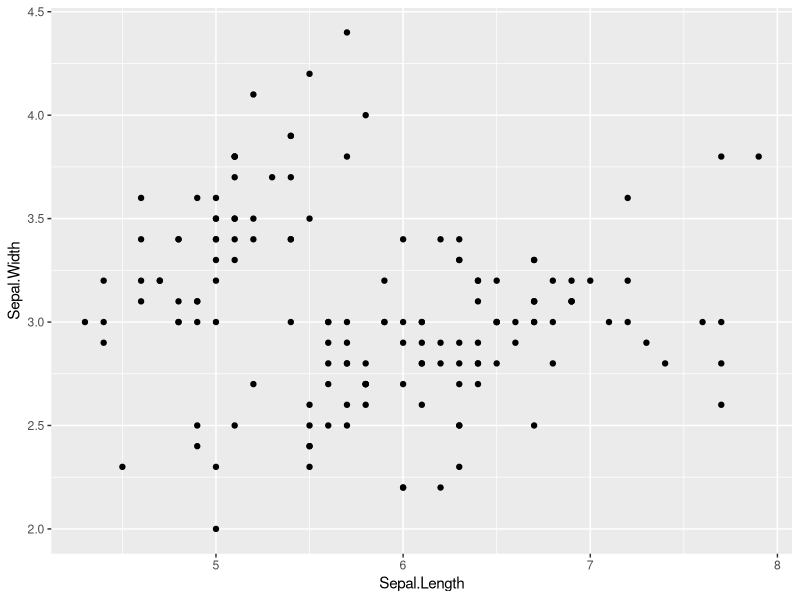
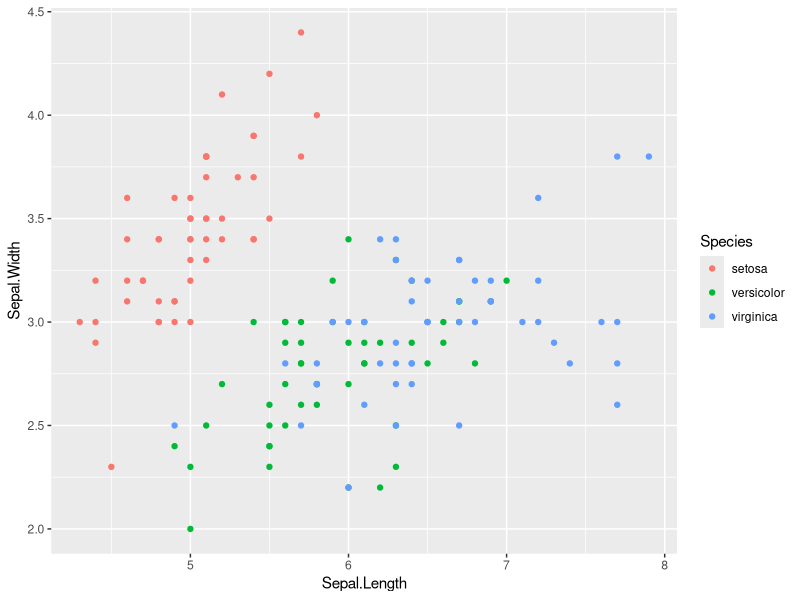
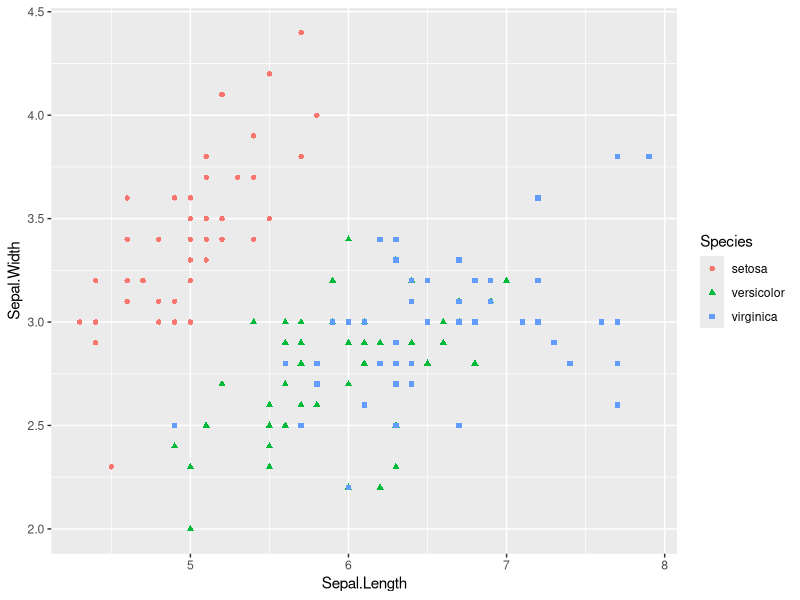
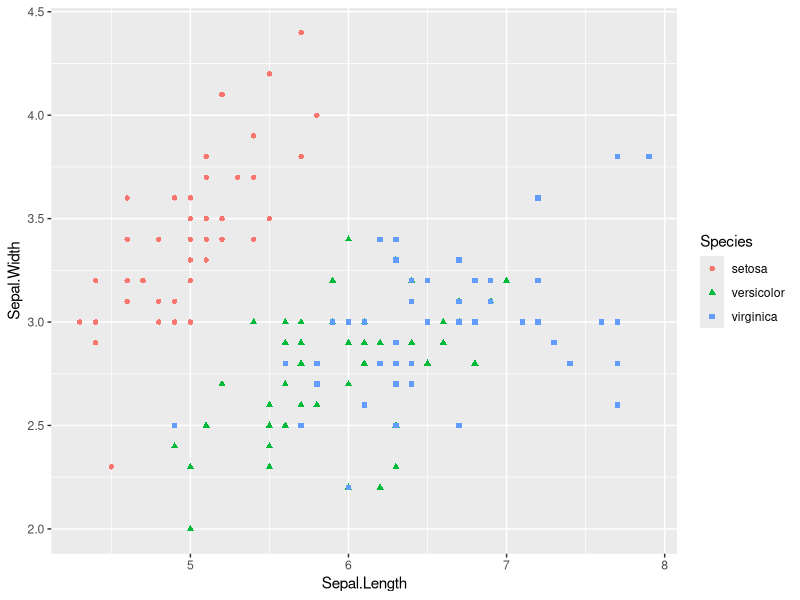
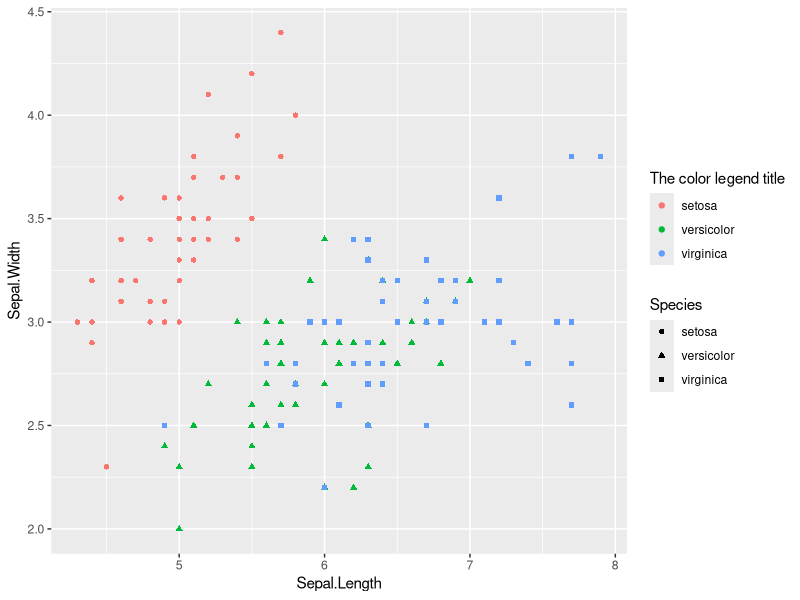
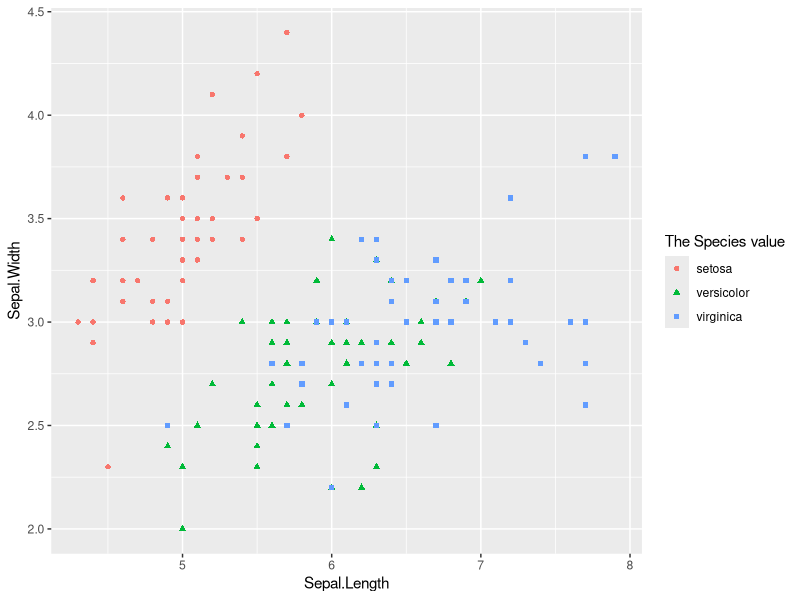
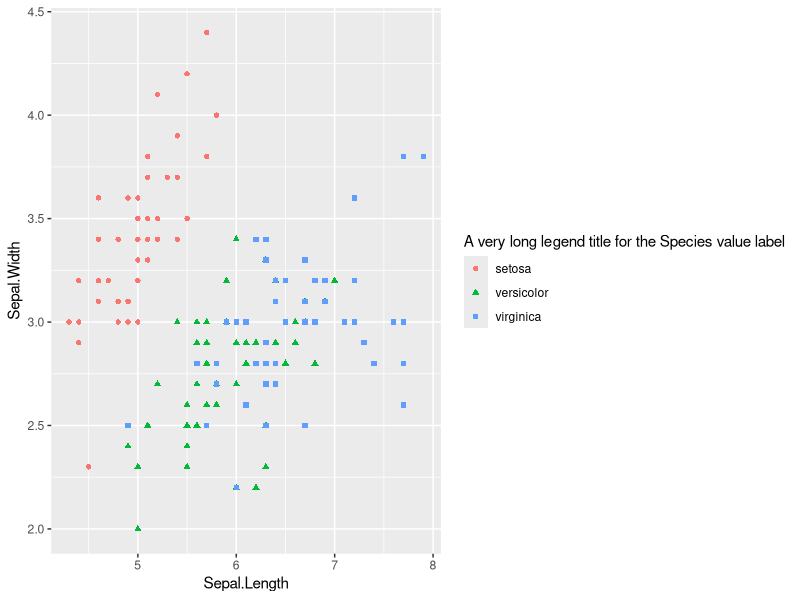
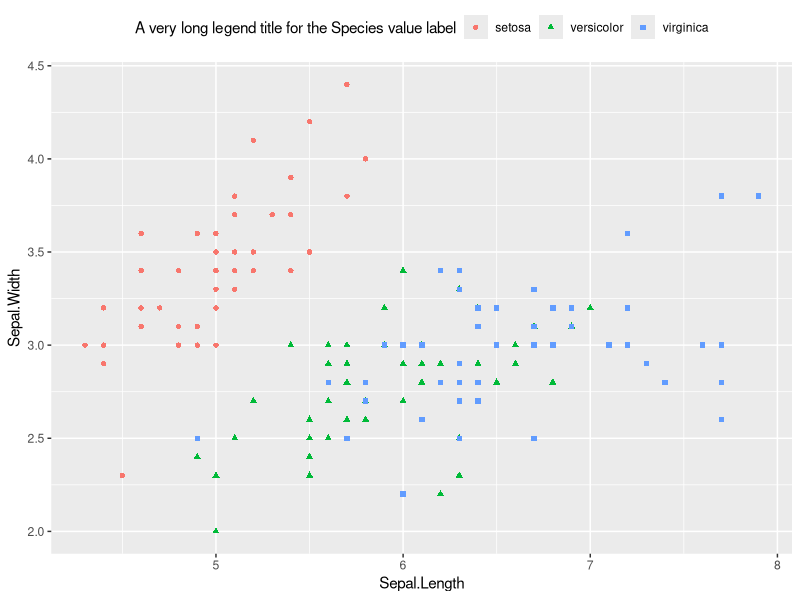

The R source for these figures, in order:
## ---- chunk 1
knitr::opts_chunk$set(echo = TRUE)
## ---- chunk 2
library(tidyverse)
## ---- chunk 3
iris %>% glimpse()
## ---- chunk 4
iris %>% 
  ggplot(mapping = aes(x = Sepal.Length, y = Sepal.Width)) +
  geom_point()
## ---- chunk 5
iris %>% 
  select(Sepal.Length, Sepal.Width) %>% 
  cor()
## ---- chunk 6
iris %>% 
  select( starts_with("Sepal.") )
## ---- chunk 7
iris %>% 
  select(starts_with("Sepal.")) %>% 
  cor()
## ---- chunk 8
iris %>% count(Species)
## ---- chunk 9
iris %>% 
  ggplot(mapping = aes(x = Sepal.Length, y = Sepal.Width)) +
  geom_point(mapping = aes(color = Species))
## ---- chunk 10
iris %>% 
  select(starts_with("Sepal."), Species) %>% 
  group_by(Species)
## ---- chunk 11
iris %>% 
  select(starts_with("Sepal."), Species) %>% 
  group_by(Species) %>% 
  group_map( ~cor(.x) )
## ---- chunk 12
iris %>% 
  select(starts_with("Sepal."), Species) %>% 
  group_by(Species) %>% 
  group_modify( ~as.data.frame( cor(.x) ) )
## ---- chunk 13
iris %>% 
  select(starts_with("Sepal."), Species) %>% 
  group_by(Species) %>% 
  tidyr::nest()
## ---- chunk 14
setosa_data <- iris %>% 
  select(starts_with("Sepal."), Species) %>% 
  group_by(Species) %>% 
  tidyr::nest() %>% 
  filter(Species == 'setosa')
## ---- chunk 15
setosa_data %>% class()
## ---- chunk 16
setosa_data$data %>% class()
## ---- chunk 17
setosa_data$data %>% length()
## ---- chunk 18
setosa_data$data[[1]] %>% class()
## ---- chunk 19
setosa_data$data[[1]] %>% glimpse()
## ---- chunk 20
setosa_data$data[[1]] %>% cor()
## ---- chunk 21
iris %>% 
  select(starts_with("Sepal."), Species) %>% 
  group_by(Species) %>% 
  tidyr::nest() %>% 
  mutate(cor_mat = purrr::map(data, cor))
## ---- chunk 22
iris %>% 
  select(starts_with("Sepal."), Species) %>% 
  group_by(Species) %>% 
  tidyr::nest() %>% 
  mutate(cor_mat = purrr::map(data, cor)) %>% 
  mutate(cor_df = purrr::map(cor_mat, as.data.frame))
## ---- chunk 23
iris %>% 
  select(starts_with("Sepal."), Species) %>% 
  group_by(Species) %>% 
  tidyr::nest() %>% 
  mutate(cor_mat = purrr::map(data, cor)) %>% 
  mutate(cor_df = purrr::map(cor_mat, as.data.frame)) %>% 
  select(Species, cor_df) %>% 
  tidyr::unnest(cor_df)
## ---- chunk 24
iris %>% 
  ggplot(mapping = aes(x = Sepal.Length, y = Sepal.Width)) +
  geom_point(mapping = aes(color = Species,
                           shape = Species))
## ---- chunk 25
iris %>% 
  ggplot(mapping = aes(x = Sepal.Length, y = Sepal.Width)) +
  geom_point(mapping = aes(color = Species,
                           shape = Species)) +
  scale_color_discrete()
## ---- chunk 26
iris %>% 
  ggplot(mapping = aes(x = Sepal.Length, y = Sepal.Width)) +
  geom_point(mapping = aes(color = Species,
                           shape = Species)) +
  scale_color_discrete("The color legend title")
## ---- chunk 27
iris %>% 
  ggplot(mapping = aes(x = Sepal.Length, y = Sepal.Width)) +
  geom_point(mapping = aes(color = Species,
                           shape = Species)) +
  scale_color_discrete("The Species value") +
  scale_shape_discrete("The Species value")
## ---- chunk 28
iris %>% 
  ggplot(mapping = aes(x = Sepal.Length, y = Sepal.Width)) +
  geom_point(mapping = aes(color = Species,
                           shape = Species)) +
  scale_color_discrete("A very long legend title for the Species value label") +
  scale_shape_discrete("A very long legend title for the Species value label")
## ---- chunk 29
iris %>% 
  ggplot(mapping = aes(x = Sepal.Length, y = Sepal.Width)) +
  geom_point(mapping = aes(color = Species,
                           shape = Species)) +
  scale_color_discrete("A very long legend title for the Species value label") +
  scale_shape_discrete("A very long legend title for the Species value label") +
  theme(legend.position = "top")
## ---- chunk 30
iris %>% 
  ggplot(mapping = aes(x = Sepal.Length, y = Sepal.Width)) +
  geom_point(mapping = aes(color = Species,
                           shape = Species)) +
  scale_color_discrete("A very long legend title for the Species value label") +
  scale_shape_discrete("A very long legend title for the Species value label") +
  theme(legend.position = "bottom")
## ---- chunk 31
iris %>% 
  ggplot(mapping = aes(x = Sepal.Length, y = Sepal.Width)) +
  geom_point(mapping = aes(color = Species,
                           shape = Species)) +
  scale_color_discrete("A very long legend title for the Species value label") +
  scale_shape_discrete("A very long legend title for the Species value label") +
  theme_classic() +
  theme(legend.position = "top")
## ---- chunk 32
iris %>% 
  ggplot(mapping = aes(x = Sepal.Length, y = Sepal.Width)) +
  geom_point(mapping = aes(color = Species,
                           shape = Species)) +
  scale_color_discrete("A very long legend title for the Species value label") +
  scale_shape_discrete("A very long legend title for the Species value label") +
  theme_grey() +
  theme(legend.position = "top")
## ---- chunk 33
iris %>% 
  ggplot(mapping = aes(x = Sepal.Length, y = Sepal.Width)) +
  geom_point(mapping = aes(color = Species,
                           shape = Species)) +
  scale_color_discrete("A very long legend title for the Species value label") +
  scale_shape_discrete("A very long legend title for the Species value label") +
  theme_dark() +
  theme(legend.position = "top")
## ---- chunk 34
iris %>% 
  ggplot(mapping = aes(x = Sepal.Length, y = Sepal.Width)) +
  geom_point(mapping = aes(color = Species,
                           shape = Species)) +
  scale_color_discrete("A very long legend title for the Species value label") +
  scale_shape_discrete("A very long legend title for the Species value label") +
  theme_bw() +
  theme(legend.position = "top")
## ---- chunk 35
iris %>% 
  ggplot(mapping = aes(x = Sepal.Length, y = Sepal.Width)) +
  geom_point(mapping = aes(color = Species,
                           shape = Species)) +
  scale_color_discrete(l = 95) +
  scale_shape_discrete() +
  theme_bw() +
  theme(legend.position = "top")
## ---- chunk 36
iris %>% 
  ggplot(mapping = aes(x = Sepal.Length, y = Sepal.Width)) +
  geom_point(mapping = aes(color = Species,
                           shape = Species)) +
  scale_color_discrete(l = 95,c = 45) +
  scale_shape_discrete() +
  theme_bw() +
  theme(legend.position = "top")
## ---- chunk 37
iris %>% 
  ggplot(mapping = aes(x = Sepal.Length, y = Sepal.Width)) +
  geom_point(mapping = aes(color = Species,
                           shape = Species)) +
  scale_color_discrete(l = 95,c = 45) +
  scale_shape_discrete() +
  theme_dark() +
  theme(legend.position = "top")
## ---- chunk 38
iris %>% 
  ggplot(mapping = aes(x = Sepal.Length, y = Sepal.Width)) +
  geom_point(mapping = aes(color = Species,
                           shape = Species)) +
  scale_color_discrete(l = 45) +
  scale_shape_discrete() +
  theme_bw() +
  theme(legend.position = "top")
## ---- chunk 39
iris %>% 
  ggplot(mapping = aes(x = Sepal.Length, y = Sepal.Width)) +
  geom_point(mapping = aes(color = Species,
                           shape = Species)) +
  scale_color_brewer(palette = "Set1") +
  scale_shape_discrete() +
  theme_bw() +
  theme(legend.position = "top")
## ---- chunk 40
iris %>% 
  ggplot(mapping = aes(x = Sepal.Length, y = Sepal.Width)) +
  geom_point(mapping = aes(color = Species,
                           shape = Species)) +
  scale_color_brewer(palette = "Dark2") +
  scale_shape_discrete() +
  theme_bw() +
  theme(legend.position = "top")
## ---- chunk 41
iris %>% 
  ggplot(mapping = aes(x = Sepal.Length, y = Sepal.Width)) +
  geom_point(mapping = aes(color = Species,
                           shape = Species)) +
  ggthemes::scale_color_colorblind() +
  scale_shape_discrete() +
  theme_bw() +
  theme(legend.position = "top")
## ---- chunk 42
iris %>% 
  ggplot(mapping = aes(x = Sepal.Length, y = Sepal.Width)) +
  geom_point(mapping = aes(color = Species,
                           shape = Species)) +
  ggthemes::scale_color_colorblind() +
  scale_shape_discrete(solid = FALSE) +
  theme_bw() +
  theme(legend.position = "top")
## ---- chunk 43
iris %>% 
  ggplot(mapping = aes(x = Sepal.Length, y = Sepal.Width)) +
  geom_point(mapping = aes(color = Species,
                           shape = Species),
             size = 4) +
  ggthemes::scale_color_colorblind() +
  scale_shape_discrete(solid = FALSE) +
  theme_bw() +
  theme(legend.position = "top")
## ---- chunk 44
iris %>% 
  ggplot(mapping = aes(x = Sepal.Length, y = Sepal.Width)) +
  geom_point(mapping = aes(color = Species,
                           shape = Species),
             size = 4) +
  ggthemes::scale_color_colorblind() +
  scale_shape_discrete(solid = TRUE) +
  theme_bw() +
  theme(legend.position = "top")
## ---- chunk 45
iris %>% 
  ggplot(mapping = aes(x = Sepal.Length, y = Sepal.Width)) +
  geom_point(mapping = aes(color = Species,
                           shape = Species),
             size = 4,
             alpha = 0.5) +
  ggthemes::scale_color_colorblind() +
  scale_shape_discrete(solid = TRUE) +
  theme_bw() +
  theme(legend.position = "top")
## ---- chunk 46
iris %>% 
  ggplot(mapping = aes(x = Sepal.Length, y = Sepal.Width)) +
  geom_point(mapping = aes(color = Species,
                           shape = Species),
             size = 4,
             alpha = 0.1) +
  ggthemes::scale_color_colorblind() +
  scale_shape_discrete(solid = TRUE) +
  theme_bw() +
  theme(legend.position = "top")
## ---- chunk 47
iris %>% 
  ggplot(mapping = aes(x = Sepal.Length, y = Sepal.Width)) +
  geom_point(mapping = aes(color = Species,
                           shape = Species),
             size = 4,
             alpha = 0.33) +
  ggthemes::scale_color_colorblind() +
  scale_shape_discrete(solid = TRUE) +
  theme_bw() +
  theme(legend.position = "top")
## ---- chunk 48
iris %>% 
  ggplot(mapping = aes(x = Sepal.Length, y = Sepal.Width)) +
  geom_point(mapping = aes(color = Species,
                           fill = Species,
                           shape = Species),
             size = 6,
             alpha = 1.0) +
  ggthemes::scale_fill_colorblind() +
  scale_color_brewer(palette = "Set1") +
  scale_shape_manual(values = c("setosa" = 21,
                                "versicolor" = 24,
                                "virginica" = 25)) +
  theme_bw() +
  theme(legend.position = "top")
## ---- chunk 49
iris %>% 
  ggplot(mapping = aes(x = Sepal.Length, y = Sepal.Width)) +
  geom_point(mapping = aes(color = Species,
                           fill = Species,
                           shape = Species),
             size = 6,
             alpha = 1.0,
             stroke = 2.25) +
  ggthemes::scale_fill_colorblind() +
  scale_color_brewer(palette = "Set1") +
  scale_shape_manual(values = c("setosa" = 21,
                                "versicolor" = 24,
                                "virginica" = 25)) +
  theme_bw() +
  theme(legend.position = "top")
## ---- chunk 50
iris %>% 
  ggplot(mapping = aes(x = Sepal.Length, y = Sepal.Width)) +
  geom_point(mapping = aes(color = Species,
                           fill = Species,
                           shape = Species),
             size = 6,
             alpha = 1.0,
             stroke = 2.25) +
  ggthemes::scale_fill_colorblind() +
  scale_color_manual(values = c("setosa" = 'gold',
                                'versicolor' = 'navyblue',
                                'virginica' = 'darkorange')) +
  scale_shape_manual(values = c("setosa" = 21,
                                "versicolor" = 24,
                                "virginica" = 25)) +
  theme_bw() +
  theme(legend.position = "top")
## ---- chunk 51
iris %>% 
  ggplot(mapping = aes(x = Sepal.Length, y = Sepal.Width)) +
  geom_point(mapping = aes(color = Species,
                           shape = Species),
             size = 4.5, alpha = 0.5) +
  facet_wrap( ~ Species ) +
  ggthemes::scale_color_colorblind() +
  scale_shape_discrete() +
  theme_bw() +
  theme(legend.position = "top")
## ---- chunk 52
iris %>% 
  ggplot(mapping = aes(x = Sepal.Length, y = Sepal.Width)) +
  geom_point(mapping = aes(color = Species,
                           shape = Species),
             size = 4.5, alpha = 0.5) +
  facet_wrap( ~ Species ) +
  ggthemes::scale_color_colorblind(guide = FALSE) +
  scale_shape_discrete(guide = FALSE) +
  theme_bw() +
  theme(legend.position = "top")
## ---- chunk 53
iris %>% summary()
## ---- chunk 54
iris %>% 
  ggplot(mapping = aes(x = Petal.Length, y = Petal.Width)) +
  geom_point() +
  theme_bw()
## ---- chunk 55
iris %>% 
  select(starts_with("Petal.")) %>% 
  cor()
## ---- chunk 56
iris %>% 
  ggplot(mapping = aes(x = Petal.Length, y = Petal.Width)) +
  geom_point(mapping = aes(color = Species)) +
  ggthemes::scale_color_colorblind() +
  theme_bw() +
  theme(legend.position = "top")
## ---- chunk 57
iris %>% 
  ggplot(mapping = aes(x = Sepal.Length, y = Sepal.Width)) +
  geom_point(mapping = aes(color = Petal.Length),
             size = 4.5) +
  theme_bw()
## ---- chunk 58
iris %>% 
  ggplot(mapping = aes(x = Sepal.Length, y = Sepal.Width)) +
  geom_point(mapping = aes(color = Petal.Length),
             size = 4.5) +
  scale_color_continuous() +
  theme_bw()
## ---- chunk 59
iris %>% 
  ggplot(mapping = aes(x = Sepal.Length, y = Sepal.Width)) +
  geom_point(mapping = aes(color = Petal.Length),
             size = 4.5) +
  scale_color_viridis_c() +
  theme_bw()
## ---- chunk 60
iris %>% 
  ggplot(mapping = aes(x = Sepal.Length, y = Sepal.Width)) +
  geom_point(mapping = aes(color = Petal.Length),
             size = 4.5) +
  scale_color_viridis_c(option = "magma") +
  theme_bw()
## ---- chunk 61
iris %>% 
  ggplot(mapping = aes(x = Sepal.Length, y = Sepal.Width)) +
  geom_point(mapping = aes(color = Petal.Length),
             size = 4.5) +
  scale_color_viridis_c(option = "inferno") +
  theme_bw()
## ---- chunk 62
iris %>% 
  ggplot(mapping = aes(x = Sepal.Length, y = Sepal.Width)) +
  geom_point(mapping = aes(color = Petal.Length),
             size = 4.5) +
  scale_color_viridis_c(option = 'plasma') +
  theme_bw()
## ---- chunk 63
iris %>% 
  ggplot(mapping = aes(x = Sepal.Length, y = Sepal.Width)) +
  geom_point(mapping = aes(color = Petal.Length),
             size = 4.5) +
  scale_color_gradient2(low = 'red', mid = 'grey', high = 'blue',
                        midpoint = median(iris$Petal.Length)) +
  theme_bw()
## ---- chunk 64
iris %>% 
  ggplot(mapping = aes(x = Sepal.Length, y = Sepal.Width)) +
  geom_point(mapping = aes(color = Petal.Length),
             size = 4.5) +
  scale_color_gradient2(low = 'darkorange', mid = 'grey', high = 'navyblue',
                        midpoint = median(iris$Petal.Length)) +
  theme_bw()
## ---- chunk 65
iris %>% 
  ggplot(mapping = aes(x = Sepal.Length, y = Sepal.Width)) +
  geom_point(mapping = aes(color = Petal.Length),
             size = 4.5) +
  scale_color_gradient2(low = 'red', mid = 'white', high = 'blue',
                        midpoint = median(iris$Petal.Length)) +
  theme_bw()
## ---- chunk 66
iris %>% 
  ggplot(mapping = aes(x = Sepal.Length, y = Sepal.Width)) +
  geom_point(mapping = aes(color = Petal.Length),
             size = 4.5) +
  scale_color_gradient2(low = 'red', mid = 'white', high = 'blue',
                        midpoint = median(iris$Petal.Length)) +
  theme_dark()
## ---- chunk 67
iris %>% 
  ggplot(mapping = aes(x = Sepal.Length, y = Sepal.Width)) +
  geom_point(mapping = aes(color = Petal.Length),
             size = 4.5) +
  scale_color_viridis_c(option = 'viridis') +
  theme_bw()
## ---- chunk 68
iris %>% 
  ggplot(mapping = aes(x = Sepal.Length, y = Sepal.Width)) +
  geom_point(mapping = aes(color = Petal.Length),
             size = 4.5) +
  scale_colour_viridis_b(option = 'viridis') +
  theme_bw()
## ---- chunk 69
iris %>% 
  ggplot(mapping = aes(x = Sepal.Length, y = Sepal.Width)) +
  geom_point(mapping = aes(color = cut(Petal.Length,
                                       breaks = quantile(Petal.Length,
                                                         c(0, 0.25, 0.5, 0.75, 1.0)),
                                       include.lowest = TRUE)),
             size = 4.5) +
  scale_color_viridis_d() +
  theme_bw()
## ---- chunk 70
iris %>% 
  ggplot(mapping = aes(x = Sepal.Length, y = Sepal.Width)) +
  geom_point(mapping = aes(color = cut(Petal.Length,
                                       breaks = quantile(Petal.Length,
                                                         c(0, 0.25, 0.5, 0.75, 1.0)),
                                       include.lowest = TRUE)),
             size = 4.5) +
  scale_color_viridis_d("Petal.Length") +
  theme_bw()
## ---- chunk 71
iris %>% 
  ggplot(mapping = aes(x = Sepal.Length, y = Sepal.Width)) +
  geom_point(mapping = aes(color = Petal.Length > median(Petal.Length)),
             size = 4.5) +
  scale_colour_viridis_d(option = 'viridis') +
  theme_bw()
## ---- chunk 72
iris %>% 
  ggplot(mapping = aes(x = Sepal.Length, y = Sepal.Width)) +
  geom_point(mapping = aes(color = Petal.Length > median(Petal.Length)),
             size = 4.5) +
  scale_colour_viridis_d(option = 'viridis') +
  theme_bw() +
  theme(legend.position = "top")
## ---- chunk 73
iris %>% 
  ggplot(mapping = aes(x = Sepal.Length, y = Sepal.Width)) +
  geom_point(mapping = aes(color = Petal.Length,
                           shape = Species),
             size = 4.5) +
  scale_color_viridis_c() +
  scale_shape_discrete() +
  theme_bw() +
  theme(legend.position = "top")
## ---- chunk 74
iris %>% 
  ggplot(mapping = aes(x = Sepal.Length, y = Sepal.Width)) +
  geom_point(mapping = aes(color = Petal.Length,
                           shape = Species),
             size = 4.5) +
  facet_wrap( ~ Species ) +
  scale_color_viridis_c() +
  scale_shape_discrete() +
  theme_bw() +
  theme(legend.position = "top")
## ---- chunk 75
iris %>% 
  ggplot(mapping = aes(x = Sepal.Length, y = Sepal.Width)) +
  geom_point(mapping = aes(color = Petal.Length,
                           shape = Petal.Width > median(Petal.Width)),
             size = 4.5) +
  facet_wrap(~Species) +
  scale_color_viridis_c() +
  scale_shape_discrete() +
  theme_bw() + 
  theme(legend.position = "top")
## ---- chunk 76
iris %>% 
  ggplot(mapping = aes(x = Sepal.Length, y = Sepal.Width)) +
  geom_point(mapping = aes(color = Petal.Length,
                           shape = Petal.Width > median(Petal.Width)),
             size = 4.5, alpha = 0.5) +
  facet_wrap(~Species) +
  scale_color_viridis_c() +
  scale_shape_discrete() +
  theme_bw() + 
  theme(legend.position = "top")
## ---- chunk 77
iris %>% 
  ggplot(mapping = aes(x = Sepal.Length, y = Sepal.Width)) +
  geom_point(mapping = aes(color = Petal.Length,
                           shape = Species),
             size = 4.5, alpha = 0.5) +
  facet_wrap(~Petal.Width > median(Petal.Width)) +
  scale_color_viridis_c() +
  scale_shape_discrete() +
  theme_bw() + 
  theme(legend.position = "top")
## ---- chunk 78
iris %>% 
  ggplot(mapping = aes(x = Sepal.Length, y = Sepal.Width)) +
  geom_point(mapping = aes(color = Petal.Length,
                           shape = Species),
             size = 4.5, alpha = 0.5) +
  facet_wrap(~Petal.Width > median(Petal.Width), 
             labeller = "label_both") +
  scale_color_viridis_c() +
  scale_shape_discrete() +
  theme_bw() + 
  theme(legend.position = "top")
## ---- chunk 79
iris %>% 
  ggplot(mapping = aes(x = Sepal.Length, y = Sepal.Width)) +
  geom_point(mapping = aes(color = Petal.Length > median(Petal.Length),
                           shape = Species),
             size = 4.5, alpha = 0.5) +
  facet_wrap(~Petal.Width > median(Petal.Width), 
             labeller = "label_both") +
  scale_color_viridis_d() +
  scale_shape_discrete() +
  theme_bw() + 
  theme(legend.position = "top")
